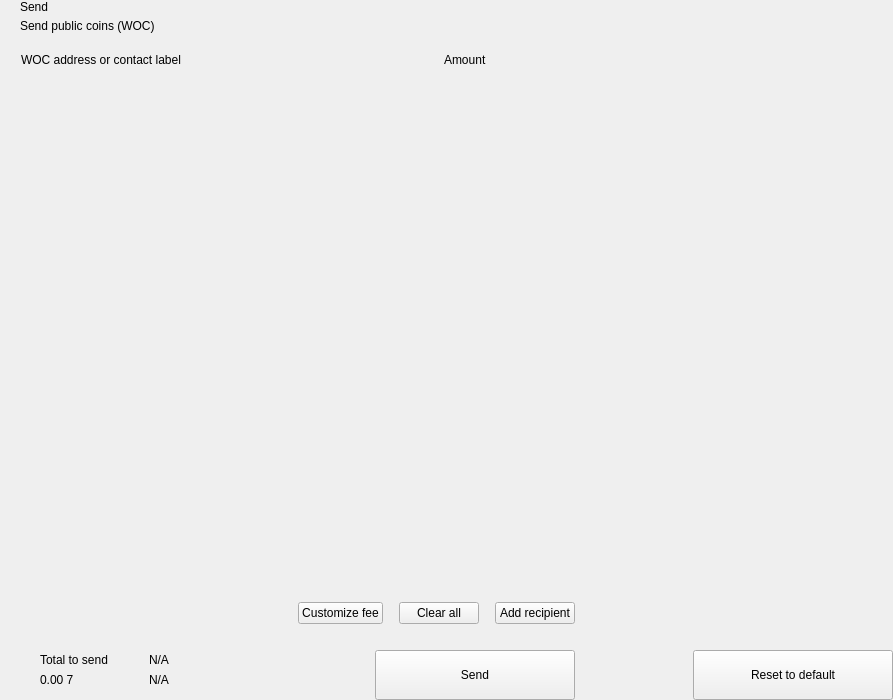
<?xml version="1.0" encoding="UTF-8"?>
<ui version="4.0">
 <class>send</class>
 <widget class="QWidget" name="send">
  <property name="geometry">
   <rect>
    <x>0</x>
    <y>0</y>
    <width>893</width>
    <height>700</height>
   </rect>
  </property>
  <property name="windowTitle">
   <string>Form</string>
  </property>
  <layout class="QHBoxLayout" name="horizontalLayout_2" stretch="2,1">
   <property name="spacing">
    <number>0</number>
   </property>
   <property name="leftMargin">
    <number>0</number>
   </property>
   <property name="topMargin">
    <number>0</number>
   </property>
   <property name="rightMargin">
    <number>0</number>
   </property>
   <property name="bottomMargin">
    <number>0</number>
   </property>
   <item>
    <widget class="QWidget" name="left" native="true">
     <layout class="QVBoxLayout" name="verticalLayout_3">
      <property name="spacing">
       <number>0</number>
      </property>
      <property name="leftMargin">
       <number>0</number>
      </property>
      <property name="topMargin">
       <number>0</number>
      </property>
      <property name="rightMargin">
       <number>0</number>
      </property>
      <property name="bottomMargin">
       <number>0</number>
      </property>
      <item>
       <layout class="QVBoxLayout" name="verticalLayout_22" stretch="0,0,0,1,0,0,0,0">
        <property name="spacing">
         <number>0</number>
        </property>
        <item>
         <layout class="QHBoxLayout" name="horizontalLayout_3">
          <property name="spacing">
           <number>0</number>
          </property>
          <property name="leftMargin">
           <number>20</number>
          </property>
          <property name="rightMargin">
           <number>20</number>
          </property>
          <item>
           <layout class="QVBoxLayout" name="verticalLayout">
            <property name="spacing">
             <number>5</number>
            </property>
            <item>
             <widget class="QLabel" name="labelTitle">
              <property name="text">
               <string>Send</string>
              </property>
              <property name="alignment">
               <set>Qt::AlignLeading|Qt::AlignLeft|Qt::AlignVCenter</set>
              </property>
             </widget>
            </item>
            <item>
             <widget class="QLabel" name="labelSubtitle1">
              <property name="text">
               <string>Send public coins (WOC)</string>
              </property>
             </widget>
            </item>
           </layout>
          </item>
          <item>
           <spacer name="horizontalSpacer">
            <property name="orientation">
             <enum>Qt::Horizontal</enum>
            </property>
            <property name="sizeHint" stdset="0">
             <size>
              <width>40</width>
              <height>20</height>
             </size>
            </property>
           </spacer>
          </item>
         </layout>
        </item>
        <item>
         <spacer name="verticalSpacer_2">
          <property name="orientation">
           <enum>Qt::Vertical</enum>
          </property>
          <property name="sizeType">
           <enum>QSizePolicy::Fixed</enum>
          </property>
          <property name="sizeHint" stdset="0">
           <size>
            <width>20</width>
            <height>20</height>
           </size>
          </property>
         </spacer>
        </item>
        <item>
         <layout class="QHBoxLayout" name="horizontalLayout" stretch="6,0,2">
          <property name="spacing">
           <number>0</number>
          </property>
          <property name="leftMargin">
           <number>10</number>
          </property>
          <property name="topMargin">
           <number>0</number>
          </property>
          <property name="rightMargin">
           <number>20</number>
          </property>
          <property name="bottomMargin">
           <number>0</number>
          </property>
          <item>
           <widget class="QLabel" name="labelSubtitleAddress">
            <property name="styleSheet">
             <string notr="true">margin-left:8px;</string>
            </property>
            <property name="text">
             <string>WOC address or contact label</string>
            </property>
           </widget>
          </item>
          <item>
           <spacer name="horizontalSpacer_3">
            <property name="orientation">
             <enum>Qt::Horizontal</enum>
            </property>
            <property name="sizeType">
             <enum>QSizePolicy::Fixed</enum>
            </property>
            <property name="sizeHint" stdset="0">
             <size>
              <width>40</width>
              <height>1</height>
             </size>
            </property>
           </spacer>
          </item>
          <item>
           <widget class="QLabel" name="labelSubtitleAmount">
            <property name="text">
             <string>Amount</string>
            </property>
           </widget>
          </item>
         </layout>
        </item>
        <item>
         <widget class="QScrollArea" name="scrollArea">
          <property name="minimumSize">
           <size>
            <width>0</width>
            <height>350</height>
           </size>
          </property>
          <property name="styleSheet">
           <string notr="true">#scrollArea {
            background:transparent;
            margin-top:10px;
}</string>
          </property>
          <property name="horizontalScrollBarPolicy">
           <enum>Qt::ScrollBarAlwaysOff</enum>
          </property>
          <property name="sizeAdjustPolicy">
           <enum>QAbstractScrollArea::AdjustIgnored</enum>
          </property>
          <property name="widgetResizable">
           <bool>true</bool>
          </property>
          <property name="alignment">
           <set>Qt::AlignLeading|Qt::AlignLeft|Qt::AlignTop</set>
          </property>
          <widget class="QWidget" name="scrollAreaWidgetContents">
           <property name="geometry">
            <rect>
             <x>0</x>
             <y>0</y>
             <width>591</width>
             <height>16</height>
            </rect>
           </property>
           <property name="sizePolicy">
            <sizepolicy hsizetype="Preferred" vsizetype="Maximum">
             <horstretch>0</horstretch>
             <verstretch>0</verstretch>
            </sizepolicy>
           </property>
           <property name="autoFillBackground">
            <bool>false</bool>
           </property>
           <property name="styleSheet">
            <string notr="true">#scrollAreaWidgetContents {
             background:transparent;
             }</string>
           </property>
           <layout class="QVBoxLayout" name="verticalLayout_7">
            <property name="spacing">
             <number>0</number>
            </property>
            <property name="sizeConstraint">
             <enum>QLayout::SetDefaultConstraint</enum>
            </property>
            <property name="leftMargin">
             <number>0</number>
            </property>
            <property name="topMargin">
             <number>0</number>
            </property>
            <property name="rightMargin">
             <number>0</number>
            </property>
            <property name="bottomMargin">
             <number>0</number>
            </property>
           </layout>
          </widget>
         </widget>
        </item>
        <item>
         <spacer name="verticalSpacer_4">
          <property name="orientation">
           <enum>Qt::Vertical</enum>
          </property>
          <property name="sizeType">
           <enum>QSizePolicy::Fixed</enum>
          </property>
          <property name="sizeHint" stdset="0">
           <size>
            <width>20</width>
            <height>20</height>
           </size>
          </property>
         </spacer>
        </item>
        <item>
         <layout class="QHBoxLayout" name="horizontalLayout_20">
          <property name="spacing">
           <number>6</number>
          </property>
          <property name="leftMargin">
           <number>20</number>
          </property>
          <property name="rightMargin">
           <number>20</number>
          </property>
          <item>
           <spacer name="horizontalSpacer_4">
            <property name="orientation">
             <enum>Qt::Horizontal</enum>
            </property>
            <property name="sizeHint" stdset="0">
             <size>
              <width>10</width>
              <height>20</height>
             </size>
            </property>
           </spacer>
          </item>
          <item>
           <widget class="QPushButton" name="pushButtonFee">
            <property name="focusPolicy">
             <enum>Qt::NoFocus</enum>
            </property>
            <property name="text">
             <string>Customize fee</string>
            </property>
           </widget>
          </item>
          <item>
           <spacer name="horizontalSpacer_11">
            <property name="orientation">
             <enum>Qt::Horizontal</enum>
            </property>
            <property name="sizeType">
             <enum>QSizePolicy::Minimum</enum>
            </property>
            <property name="sizeHint" stdset="0">
             <size>
              <width>10</width>
              <height>20</height>
             </size>
            </property>
           </spacer>
          </item>
          <item>
           <widget class="QPushButton" name="pushButtonClear">
            <property name="focusPolicy">
             <enum>Qt::NoFocus</enum>
            </property>
            <property name="layoutDirection">
             <enum>Qt::RightToLeft</enum>
            </property>
            <property name="text">
             <string>Clear all</string>
            </property>
           </widget>
          </item>
          <item>
           <spacer name="horizontalSpacer_6">
            <property name="orientation">
             <enum>Qt::Horizontal</enum>
            </property>
            <property name="sizeType">
             <enum>QSizePolicy::Fixed</enum>
            </property>
            <property name="sizeHint" stdset="0">
             <size>
              <width>10</width>
              <height>20</height>
             </size>
            </property>
           </spacer>
          </item>
          <item>
           <widget class="QPushButton" name="pushButtonAddRecipient">
            <property name="focusPolicy">
             <enum>Qt::NoFocus</enum>
            </property>
            <property name="text">
             <string>Add recipient</string>
            </property>
           </widget>
          </item>
         </layout>
        </item>
        <item>
         <spacer name="verticalSpacer">
          <property name="orientation">
           <enum>Qt::Vertical</enum>
          </property>
          <property name="sizeType">
           <enum>QSizePolicy::Fixed</enum>
          </property>
          <property name="sizeHint" stdset="0">
           <size>
            <width>20</width>
            <height>16</height>
           </size>
          </property>
         </spacer>
        </item>
        <item>
         <layout class="QHBoxLayout" name="horizontalLayout_7">
          <property name="rightMargin">
           <number>20</number>
          </property>
          <item>
           <layout class="QHBoxLayout" name="horizontalLayout_10">
            <property name="spacing">
             <number>0</number>
            </property>
            <property name="leftMargin">
             <number>8</number>
            </property>
            <item>
             <widget class="QStackedWidget" name="stackedWidget">
              <property name="minimumSize">
               <size>
                <width>0</width>
                <height>60</height>
               </size>
              </property>
              <property name="maximumSize">
               <size>
                <width>16777215</width>
                <height>60</height>
               </size>
              </property>
              <widget class="QWidget" name="page1">
               <layout class="QVBoxLayout" name="verticalLayout_71" stretch="0">
                <property name="spacing">
                 <number>6</number>
                </property>
                <property name="leftMargin">
                 <number>12</number>
                </property>
                <property name="topMargin">
                 <number>0</number>
                </property>
                <property name="rightMargin">
                 <number>0</number>
                </property>
                <property name="bottomMargin">
                 <number>0</number>
                </property>
                <item>
                 <widget class="QWidget" name="coinWidget" native="true">
                  <property name="minimumSize">
                   <size>
                    <width>0</width>
                    <height>60</height>
                   </size>
                  </property>
                  <property name="maximumSize">
                   <size>
                    <width>16777215</width>
                    <height>60</height>
                   </size>
                  </property>
                  <layout class="QHBoxLayout" name="horizontalLayout_9">
                   <property name="spacing">
                    <number>0</number>
                   </property>
                   <property name="leftMargin">
                    <number>20</number>
                   </property>
                   <property name="topMargin">
                    <number>10</number>
                   </property>
                   <property name="rightMargin">
                    <number>20</number>
                   </property>
                   <property name="bottomMargin">
                    <number>10</number>
                   </property>
                   <item>
                    <layout class="QVBoxLayout" name="verticalSend">
                     <property name="spacing">
                      <number>0</number>
                     </property>
                     <item>
                      <widget class="QLabel" name="labelTitleTotalSend">
                       <property name="text">
                        <string>Total to send</string>
                       </property>
                      </widget>
                     </item>
                     <item>
                      <widget class="QLabel" name="labelAmountSend">
                       <property name="text">
                        <string notr="true">0.00 7</string>
                       </property>
                      </widget>
                     </item>
                    </layout>
                   </item>
                   <item>
                    <spacer name="horizontalSpacer_9">
                     <property name="orientation">
                      <enum>Qt::Horizontal</enum>
                     </property>
                     <property name="sizeType">
                      <enum>QSizePolicy::Fixed</enum>
                     </property>
                     <property name="sizeHint" stdset="0">
                      <size>
                       <width>20</width>
                       <height>20</height>
                      </size>
                     </property>
                    </spacer>
                   </item>
                   <item>
                    <widget class="QLabel" name="labelLine">
                     <property name="minimumSize">
                      <size>
                       <width>1</width>
                       <height>0</height>
                      </size>
                     </property>
                     <property name="maximumSize">
                      <size>
                       <width>1</width>
                       <height>16777215</height>
                      </size>
                     </property>
                     <property name="text">
                      <string/>
                     </property>
                    </widget>
                   </item>
                   <item>
                    <spacer name="horizontalSpacer_10">
                     <property name="orientation">
                      <enum>Qt::Horizontal</enum>
                     </property>
                     <property name="sizeType">
                      <enum>QSizePolicy::Fixed</enum>
                     </property>
                     <property name="sizeHint" stdset="0">
                      <size>
                       <width>20</width>
                       <height>20</height>
                      </size>
                     </property>
                    </spacer>
                   </item>
                   <item>
                    <layout class="QVBoxLayout" name="verticalRemaining">
                     <property name="spacing">
                      <number>0</number>
                     </property>
                     <item>
                      <widget class="QLabel" name="labelTitleTotalRemaining">
                       <property name="text">
                        <string notr="true">N/A</string>
                       </property>
                      </widget>
                     </item>
                     <item>
                      <widget class="QLabel" name="labelAmountRemaining">
                       <property name="text">
                        <string notr="true">N/A</string>
                       </property>
                      </widget>
                     </item>
                    </layout>
                   </item>
                  </layout>
                 </widget>
                </item>
               </layout>
              </widget>
              <widget class="QWidget" name="page_2"/>
             </widget>
            </item>
           </layout>
          </item>
          <item>
           <spacer name="horizontalSpacer_5">
            <property name="orientation">
             <enum>Qt::Horizontal</enum>
            </property>
            <property name="sizeType">
             <enum>QSizePolicy::Expanding</enum>
            </property>
            <property name="sizeHint" stdset="0">
             <size>
              <width>40</width>
              <height>20</height>
             </size>
            </property>
           </spacer>
          </item>
          <item alignment="Qt::AlignBottom">
           <widget class="QPushButton" name="pushButtonSave">
            <property name="minimumSize">
             <size>
              <width>200</width>
              <height>50</height>
             </size>
            </property>
            <property name="maximumSize">
             <size>
              <width>200</width>
              <height>50</height>
             </size>
            </property>
            <property name="focusPolicy">
             <enum>Qt::NoFocus</enum>
            </property>
            <property name="text">
             <string>Send</string>
            </property>
           </widget>
          </item>
         </layout>
        </item>
       </layout>
      </item>
     </layout>
    </widget>
   </item>
   <item>
    <widget class="QWidget" name="right" native="true">
     <layout class="QVBoxLayout" name="verticalLayout_5">
      <property name="leftMargin">
       <number>0</number>
      </property>
      <property name="topMargin">
       <number>0</number>
      </property>
      <property name="rightMargin">
       <number>0</number>
      </property>
      <property name="bottomMargin">
       <number>0</number>
      </property>
      <item>
       <layout class="QVBoxLayout" name="verticalLayout_4">
        <property name="spacing">
         <number>6</number>
        </property>
        <item>
         <widget class="OptionButton" name="btnCoinControl" native="true">
          <property name="minimumSize">
           <size>
            <width>0</width>
            <height>50</height>
           </size>
          </property>
         </widget>
        </item>
        <item>
         <widget class="OptionButton" name="btnChangeAddress" native="true">
          <property name="minimumSize">
           <size>
            <width>0</width>
            <height>50</height>
           </size>
          </property>
         </widget>
        </item>
        <item>
         <widget class="OptionButton" name="btnUri" native="true">
          <property name="minimumSize">
           <size>
            <width>0</width>
            <height>50</height>
           </size>
          </property>
         </widget>
        </item>
        <item>
         <spacer name="verticalSpacer_5">
          <property name="orientation">
           <enum>Qt::Vertical</enum>
          </property>
          <property name="sizeHint" stdset="0">
           <size>
            <width>20</width>
            <height>40</height>
           </size>
          </property>
         </spacer>
        </item>
        <item>
         <layout class="QHBoxLayout" name="horizontalLayout_8">
          <item>
           <spacer name="horizontalSpacer_7">
            <property name="orientation">
             <enum>Qt::Horizontal</enum>
            </property>
            <property name="sizeHint" stdset="0">
             <size>
              <width>40</width>
              <height>20</height>
             </size>
            </property>
           </spacer>
          </item>
          <item>
           <widget class="QPushButton" name="pushButtonReset">
            <property name="minimumSize">
             <size>
              <width>200</width>
              <height>50</height>
             </size>
            </property>
            <property name="maximumSize">
             <size>
              <width>200</width>
              <height>50</height>
             </size>
            </property>
            <property name="focusPolicy">
             <enum>Qt::NoFocus</enum>
            </property>
            <property name="text">
             <string>Reset to default</string>
            </property>
           </widget>
          </item>
         </layout>
        </item>
       </layout>
      </item>
     </layout>
    </widget>
   </item>
  </layout>
 </widget>
 <customwidgets>
  <customwidget>
   <class>OptionButton</class>
   <extends>QWidget</extends>
   <header>qt/pivx/optionbutton.h</header>
   <container>1</container>
  </customwidget>
 </customwidgets>
 <resources/>
 <connections/>
</ui>
